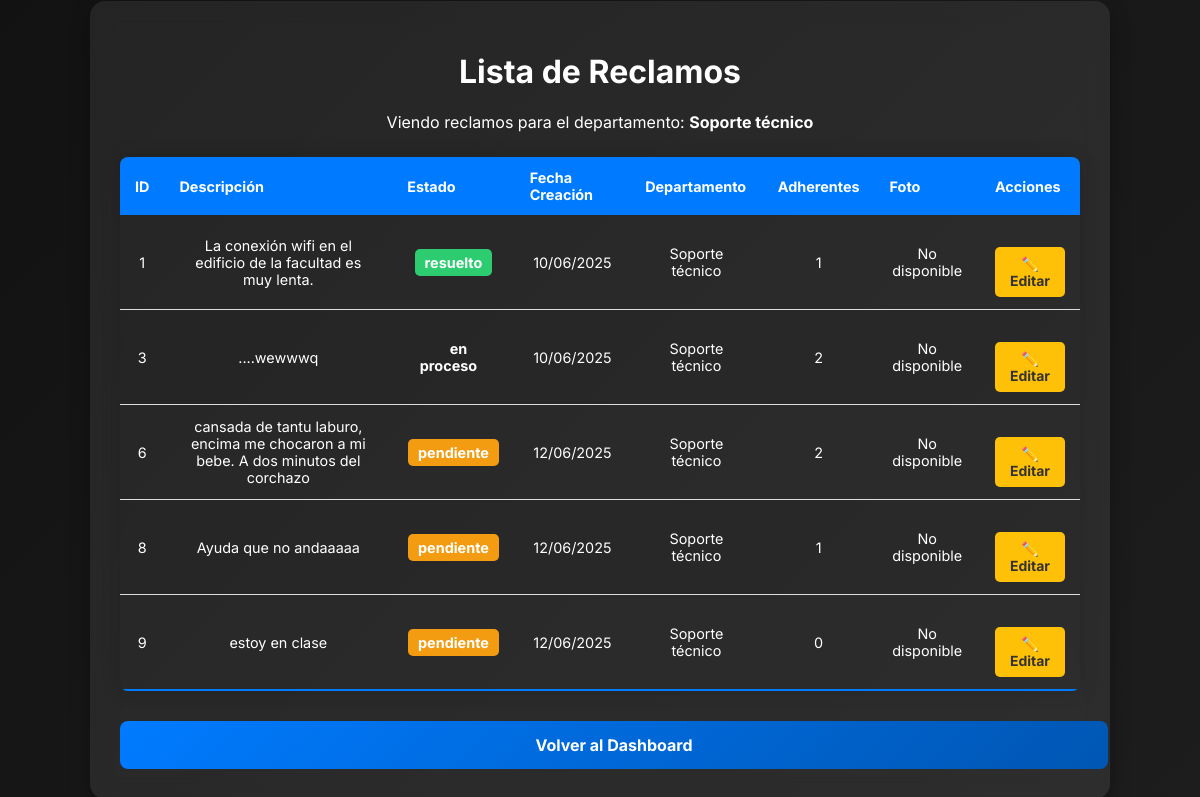
Page /listar_reclamos (signed in) on the committed database.
### modules/modelos.py (models this page shows, shortened)
class ModeloUsuario(Base):
    __tablename__= 'usuarios'
    id= Column(Integer, primary_key=True)
    nombre=Column(String(1000), nullable=False, unique=False)
    apellido=Column(String(1000), nullable=False, unique= False)
    username=Column(String(100), nullable=False, unique=True)
    email= Column(String(1000), nullable=False, unique=True)
    password= Column(String(1000), nullable=False)
    rol=Column(String, default="usuario")
    claustro=Column(String(100), nullable=False)
    departamento = Column(String(100), default="sin_departamento")

class ModeloReclamo(Base):
    __tablename__= 'reclamos'
    id= Column(Integer, primary_key=True)
    descripcion= Column(String(1000), nullable=False)
    estado= Column(String(50), default="pendiente") #El estado. Puede ser Pendiente, o Resuelto
    departamento= Column(String(100), nullable=False)
    fecha_creacion= Column(DateTime, default=datetime.utcnow)
    fecha_resolucion= Column(DateTime, nullable=True)
    id_usuario= Column(Integer, ForeignKey('usuarios.id')) #Reclamo ligado a usuario
    foto = Column(String(255), nullable=True)

### server.py (the view, shortened to what this page needs)
@app.route('/listar_reclamos', methods=['GET'])
@login_required
def listar_reclamos():
    departamento_filtro = request.args.get('departamento')
    if current_user.es_jefe() or current_user.es_secretario():
        lista_reclamos = gestor_reclamos.listar_reclamos_por_departamento(current_user.departamento)
    else:
        if departamento_filtro:
            lista_reclamos = gestor_reclamos.listar_reclamos_por_departamento(departamento_filtro, estado="pendiente")
        else:
            lista_reclamos = gestor_reclamos.listar_reclamos_para_usuarios()
    departamentos = gestor_reclamos.obtener_departamentos()
    return render_template('listar_reclamos.html',
                          lista_reclamos=lista_reclamos,
                          departamentos=departamentos,
                          departamento_filtro=departamento_filtro)

### modules/dominio.py (called while the page is built)
    @property
    def id(self):
        return self.__id

    @property
    def descripcion(self):
        return self.__descripcion

    @property
    def estado(self):
        return self.__estado

    @property
    def id_usuario(self):
        return self.__id_usuario

    @property
    def departamento(self):
        return self.__departamento

    @property
    def fecha_creacion(self):
        return self.__fecha_creacion

    @property
    def foto(self):
        return self.__foto

    @property
    def fecha_resolucion(self):
        return self.__fecha_resolucion

    @id.setter
    def id(self, p_id):
        if p_id is not None and not isinstance(p_id, int):
            raise ValueError("El id debe ser un número entero")
        self.__id=p_id

    @descripcion.setter
    def descripcion(self, p_descripcion):
        if not isinstance(p_descripcion, str) or p_descripcion.strip() == "":
            raise ValueError("La descripcion no puede estar vacía")
        self.__descripcion= p_descripcion.strip()

    @estado.setter
    def estado(self, p_estado):
        if p_estado not in ["pendiente", "resuelto", "en proceso","inválido"]:
            raise ValueError("El estado debe ser 'pendiente', 'resuelto', 'en proceso' o 'invalido'")
        self.__estado=p_estado

    @id_usuario.setter
    def id_usuario(self, p_id_usuario):
        if  p_id_usuario is not None and not isinstance(p_id_usuario, int):
            raise ValueError("El ID de usuario debe ser un número entero")
        self.__id_usuario=p_id_usuario

    @departamento.setter
    def departamento(self, p_departamento):
        if not isinstance(p_departamento, str) or p_departamento.strip()== "":
            raise ValueError("El departamento no puede estar vacío")
        self.__departamento=p_departamento

    @fecha_creacion.setter
    def fecha_creacion(self, p_fecha_creacion):
        self.__fecha_creacion= p_fecha_creacion

    @foto.setter
    def foto(self, p_foto):
        self.__foto=p_foto

    @fecha_resolucion.setter
    def fecha_resolucion(self, p_fecha_resolucion):
        self.__fecha_resolucion= p_fecha_resolucion

    @property
    def id(self):
        return self.__id

    @property
    def nombre(self):
        return self.__nombre

    @property
    def apellido(self):
        return self.__apellido

    @property
    def username(self):
        return self.__username

    @property
    def email(self):
        return self.__email

    @property
    def password(self):
        return self.__password

### templates/listar_reclamos.html (shortened to what this page needs)
<!DOCTYPE html>
<html lang="es">
<head>
    <link rel="stylesheet" type="text/css" href="{{ url_for('static', filename='style.css') }}">
</head>
<body>
    <div class="container" style="width: 80%; max-width: 1200px;">
        <h1>Lista de Reclamos</h1>
        {% if not (current_user.es_jefe() or current_user.es_secretario() or current_user.es_tecnico()) %}
            <form method="GET" action="{{ url_for('listar_reclamos') }}" class="filter-form">
                <label for="departamento">Filtrar por departamento:</label>
                <select name="departamento" class="form-control">
                    <option value="">Todos</option>
                    {% for depto in departamentos %}
                        <option value="{{ depto }}" {% if departamento_filtro == depto %}selected{% endif %}>{{ depto }}</option>
                    {% endfor %}
                </select>
                <button type="submit" class="btn-primary" style="width: auto; padding: 10px 20px;">Filtrar</button>
            </form>
        {% else %}
             <p>Viendo reclamos para el departamento: <strong>{{ current_user.departamento }}</strong></p>
        {% endif %}
        {% if lista_reclamos %}
            <table class="styled-table">
                <thead>
                    <tr>
                        <th>ID</th>
                        <th>Descripción</th>
                        <th>Estado</th>
                        <th>Fecha Creación</th>
                        <th>Departamento</th>
                        <th>Adherentes</th>
                        <th>Foto</th>
                        <th>Acciones</th>
                    </tr>
                </thead>
                <tbody>
                    {% for reclamo in lista_reclamos %}
                    <tr>
                        <td>{{ reclamo.id }}</td>
                        <td>{{ reclamo.descripcion }}</td>
                        <td><span class="status {{ reclamo.estado|replace(' ', '.') }}">{{ reclamo.estado }}</span></td>
                        <td>{{ reclamo.fecha_creacion.strftime('%d/%m/%Y') }}</td>
                        <td>{{ reclamo.departamento }}</td>
                        <td>{{ reclamo.adherentes }}</td>
                        <td>
                            {% if reclamo.foto %}
                                <img src="{{ url_for('static', filename='uploads/' + reclamo.foto) }}" alt="Foto del reclamo" width="100" style="border-radius: 5px;">
                            {% else %}
                                <span>No disponible</span>
                            {% endif %}
                        </td>
                        <td>
                            {% if current_user.es_jefe() or current_user.es_secretario() or current_user.es_tecnico() %}
                                <a href="{{ url_for('editar_reclamo', id=reclamo.id) }}" class="btn-edit">✏️ Editar</a>
                            {% endif %}
                        </td>
                    </tr>
                    {% endfor %}
                </tbody>
            </table>
        {% else %}
            <div class="alert alert-info">No hay reclamos que coincidan con los criterios de búsqueda.</div>
        {% endif %}
        <div class="links-container" style="margin-top: 30px;">
            {% if current_user.es_jefe() or current_user.es_secretario() or current_user.es_tecnico() %}
                <a href="{{ url_for('dashboard') }}" class="btn-primary">Volver al Dashboard</a>
            {% else %}
                <a href="{{ url_for('menu_principal') }}" class="btn-primary">Volver al Menú</a>
                <a href="{{ url_for('agregar_reclamo') }}" class="btn-secondary" style="margin-left: 10px;">Crear un Reclamo</a>
            {% endif %}
        </div>
    </div>
</body>
</html>

### static/style.css (style rules this page uses)
body { font-family: 'Inter', sans-serif; background: linear-gradient(135deg, #121212, #1d1d1d); color: #ffffff; margin: 0; display: flex; justify-content: center; align-items: center; min-height: 100vh; }
.container { width: 40%; padding: 30px; background: rgba(255, 255, 255, 0.08); box-shadow: 0px 10px 20px rgba(0, 0, 0, 0.3); border-radius: 15px; backdrop-filter: blur(12px); text-align: center; transition: all 0.3s ease-in-out; }
.btn-primary { display: block; width: 100%; padding: 14px; font-size: 16px; font-weight: bold; background: linear-gradient(135deg, #007bff, #0056b3); color: white; border: none; border-radius: 8px; cursor: pointer; transition: 0.4s ease-in-out; margin-top: 20px; }
a { color: #f8f9fa; text-decoration: none; font-weight: bold; display: block; margin-top: 20px; transition: 0.3s; }

### templates/listar_reclamos.html (style rules this page uses)
.styled-table { width: 100%; border-collapse: collapse; margin: 25px 0; font-size: 0.9em; border-radius: 8px; overflow: hidden; box-shadow: 0 0 20px rgba(0, 0, 0, 0.15); }
.styled-table thead tr { background-color: #007bff; color: #ffffff; text-align: left; }
.styled-table th, .styled-table td { padding: 12px 15px; }
.styled-table tbody tr { border-bottom: 1px solid #dddddd; }
.styled-table tbody tr:nth-of-type(even) { background-color: rgba(0,0,0,0.05); }
.styled-table tbody tr:last-of-type { border-bottom: 2px solid #007bff; }
.status { padding: 5px 10px; border-radius: 5px; color: white; font-weight: bold; }
.status.pendiente { background-color: #f39c12; }
.status.resuelto { background-color: #2ecc71; }
.btn-join, .btn-edit { padding: 8px 12px; border: none; border-radius: 5px; cursor: pointer; color: white; text-decoration: none; display: inline-block; font-size: 14px; }
.btn-edit { background-color: #ffc107; color: #333; }

### rows in the picture
ModeloUsuario: departamento "Soporte técnico"
ModeloReclamo: id "1", descripcion "La conexión wifi en el edificio de la facultad es muy lenta.", estado "resuelto", fecha_creacion "10/06/2025", departamento "Soporte técnico", adherentes "1"
ModeloReclamo: id "3", descripcion "....wewwwq", estado "en proceso", fecha_creacion "10/06/2025", departamento "Soporte técnico", adherentes "2"
ModeloReclamo: id "6", descripcion "cansada de tantu laburo, encima me chocaron a mi bebe. A dos minutos del corchazo", estado "pendiente", fecha_creacion "12/06/2025", departamento "Soporte técnico", adherentes "2"
ModeloReclamo: id "8", descripcion "Ayuda que no andaaaaa", estado "pendiente", fecha_creacion "12/06/2025", departamento "Soporte técnico", adherentes "1"
ModeloReclamo: id "9", descripcion "estoy en clase", estado "pendiente", fecha_creacion "12/06/2025", departamento "Soporte técnico", adherentes "0"
